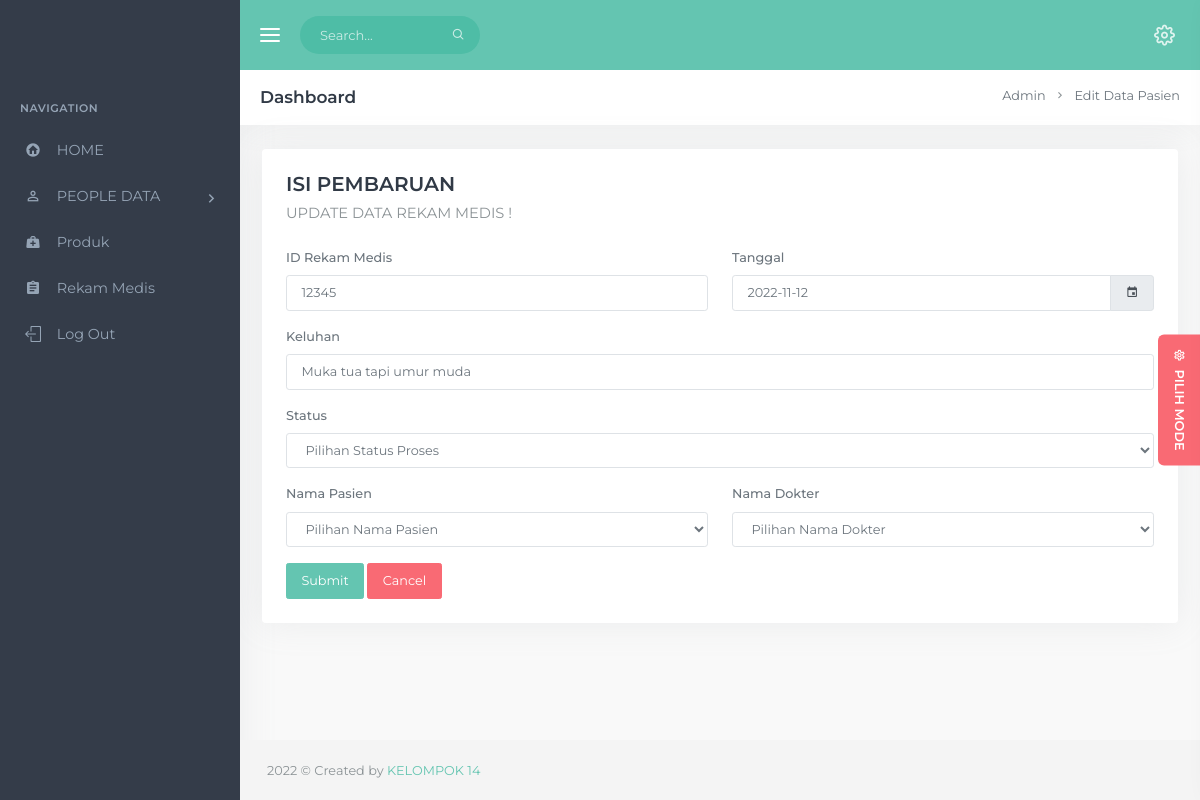
Page /uprmedis.php?id_rmed=12345 on the committed database.
### tables this page shows
CREATE TABLE `rmedis` (
  `id_rmed` int(12) NOT NULL,
  `tgl` date NOT NULL,
  `nm_pas` varchar(45) NOT NULL,
  `nm_dr` varchar(45) NOT NULL,
  `keluhan` varchar(255) NOT NULL,
  `status` varchar(45) NOT NULL
);

### uprmedis.php (the view, shortened to what this page needs)
<!DOCTYPE html>
<html lang="en">
<head>
        <link href="assets/libs/c3/c3.min.css" rel="stylesheet" type="text/css" />
        <link href="assets/css/bootstrap.min.css" rel="stylesheet" type="text/css" id="bootstrap-stylesheet" />
        <link href="assets/css/icons.min.css" rel="stylesheet" type="text/css" />
        <link href="assets/css/app.min.css" rel="stylesheet" type="text/css"  id="app-stylesheet" />
    </head>
    <body>
        <div id="wrapper">
            <div class="navbar-custom">
                <ul class="list-unstyled topnav-menu float-right mb-0">
                    <li class="dropdown notification-list">
                        <a href="javascript:void(0);" class="nav-link right-bar-toggle waves-effect waves-light">
                            <i class="fe-settings noti-icon"></i>
                        </a>
                    </li>
                </ul>
                <div class="logo-box">
                    <a href="dashboard.php" class="logo text-center">
                        <span class="logo-lg">
                        </span>
                    </a>
                </div>
                <ul class="list-unstyled topnav-menu topnav-menu-left m-0">
                    <li>
                        <button class="button-menu-mobile waves-effect waves-light">
                            <i class="fe-menu"></i>
                        </button>
                    </li>
                    <li class="d-none d-sm-block">
                            <form class="app-search">
                                <div class="app-search-box">
                                    <div class="input-group">
                                        <input type="text" class="form-control" placeholder="Search...">
                                        <div class="input-group-append">
                                            <button class="btn" type="submit">
                                                <i class="fe-search"></i>
                                            </button>
                                        </div>
                                    </div>
                                </div>
                            </form>
                        </li>
                </ul>
            </div>
            <div class="left-side-menu">
                <div class="slimscroll-menu">
                    <div id="sidebar-menu">
                        <ul class="metismenu" id="side-menu">
                            <li class="menu-title">Navigation</li>
                            <li>
                                <a href="dashboard.php">
                                    <i class="mdi mdi-home-circle"></i>
                                    <span> HOME </span>
                                </a>
                            </li>
                            <li>
                                <a href="javascript: void(0);">
                                    <i class="mdi mdi-account-outline"></i>
                                    <span> PEOPLE DATA </span>
                                    <span class="menu-arrow"></span>
                                </a>
                            </li>
                            <li>
                                <a href="produk.php">
                                    <i class="mdi mdi-medical-bag"></i>
                                    <span> Produk </span>
                                </a>
                            </li>
                            <li>
                                <a href="rmedis.php">
                                    <i class="mdi mdi-clipboard-text"></i>
                                    <span> Rekam Medis </span>
                                </a>
                            </li>
                            <li>
                                <a href="login.php">
                                    <i class="menu-icon icon-logout"></i>
                                    <span> Log Out </span>
                                </a>
                            </li>
                        </ul>
                    </div>
                </div>
            </div>
            <div class="content-page">
                <div class="content">
                    <div class="container-fluid">
                        <div class="row">
                            <div class="col-12">
                                <div class="page-title-box">
                                    <div class="page-title-right">
                                        <ol class="breadcrumb m-0">
                                            <li class="breadcrumb-item"><a href="dashboard.php">Admin</a></li>
                                            <li class="breadcrumb-item"><a href="uppasien.php">Edit Data Pasien</a></li>
                                        </ol>
                                    </div>
                                    <h4 class="page-title">Dashboard</h4>
                                </div>
                            </div>
                        </div>
                        <div class="row justify-content-center">
                            <div class="col-lg-12">
                                <div class="card-box">
                                    <h4 class="header-title" style="font-size: 15pt;"><b>Isi Pembaruan</b></h4>
                                    <p class="sub-header" style="font-size: 11pt;">
                                        UPDATE DATA REKAM MEDIS !
                                    </p>
                                    <form class="parsley-examples" method="post" action="uprmedisK.php" enctype="multipart/form-data">
                                    <?php
                                        require 'koneksi.php';
                                        $id = $_GET['id_rmed'];
                                        $sql="SELECT * FROM rmedis where id_rmed='$id'";
                                        $view=mysqli_query($mysql, $sql);
                                        while ($data=mysqli_fetch_array($view)) {
                                    ?>
                                        <div class="form-group row">
                                            <div class="col-6">
                                            <label>ID Rekam Medis</label>
                                            <input type="text" class="form-control" name="id_rmed" value="<?php echo $data['id_rmed']; ?>">
                                            </div>
                                            <div class="col-6">
                                            <label>Tanggal</label>
                                                <div>
                                                    <div class="input-group">
                                                        <input type="text" class="form-control" placeholder="mm/dd/yyyy" name="tgl" id="datepicker-autoclose" value="<?php echo $data['tgl']; ?>">
                                                        <div class="input-group-append">
                                                            <span class="input-group-text"><i class="mdi mdi-calendar"></i></span>
                                                        </div>
                                                    </div>
                                                </div>
                                            </div>
                                        </div>
                                        <div class="form-group ">
                                            <label>Keluhan</label>
                                            <input type="text" class="form-control" name="keluhan" value="<?php echo $data['keluhan']; ?>">
                                        </div>
                                        <div class="form-group ">
                                            <label>Status</label>
                                            <select class="form-control" name="status">
                                                <b><option disabled selected value="<?php echo $data['status']; ?>">Pilihan Status Proses</option></b>
                                            </select>
                                        </div>
                                        <div class="form-group row">
                                            <div class="col-6">
                                            <label>Nama Pasien</label>
                                            <select class="form-control" name="nm_pas">
                                                <b><option disabled selected value="pilih">Pilihan Nama Pasien</option></b>
                                            </select>
                                            </div>
                                            <div class="col-6">
                                            <label>Nama Dokter</label>
                                            <select class="form-control" name="nm_dr">
                                                <b><option disabled selected value="pilih">Pilihan Nama Dokter</option></b>
                                            </select>
                                            </div>
                                        </div>
                                    <?php } ?>
                                        <div class="row">
                                            <div class="col-12">
                                                <div class="">
                                                    <button type="submit" class="btn btn-primary waves-effect waves-light">Submit</button>
                                                    <button type="button" class="btn btn-danger waves-effect waves-light" onclick="window.location.href='rmedis.php';">Cancel</button>
                                                </div>
                                            </div>
                                        </div>
                                    </form>
                                </div>
                            </div>
                        </div>
                    </div>
                </div>
                <footer class="footer">
                    <div class="container-fluid">
                        <div class="row">
                            <div class="col-md-12">
                                2022 &copy; Created by <a href="#">KELOMPOK 14</a>
                            </div>
                        </div>
                    </div>
                </footer>
            </div>
        <a href="javascript:void(0);" class="right-bar-toggle demos-show-btn">
            <i class="mdi mdi-settings-outline mdi-spin"></i> &nbsp;Pilih Mode
        </a>
        </div>
    </body>
</html>

### rows in the picture
rmedis: id_rmed "12345", tgl "2022-11-12", keluhan "Muka tua tapi umur muda"
